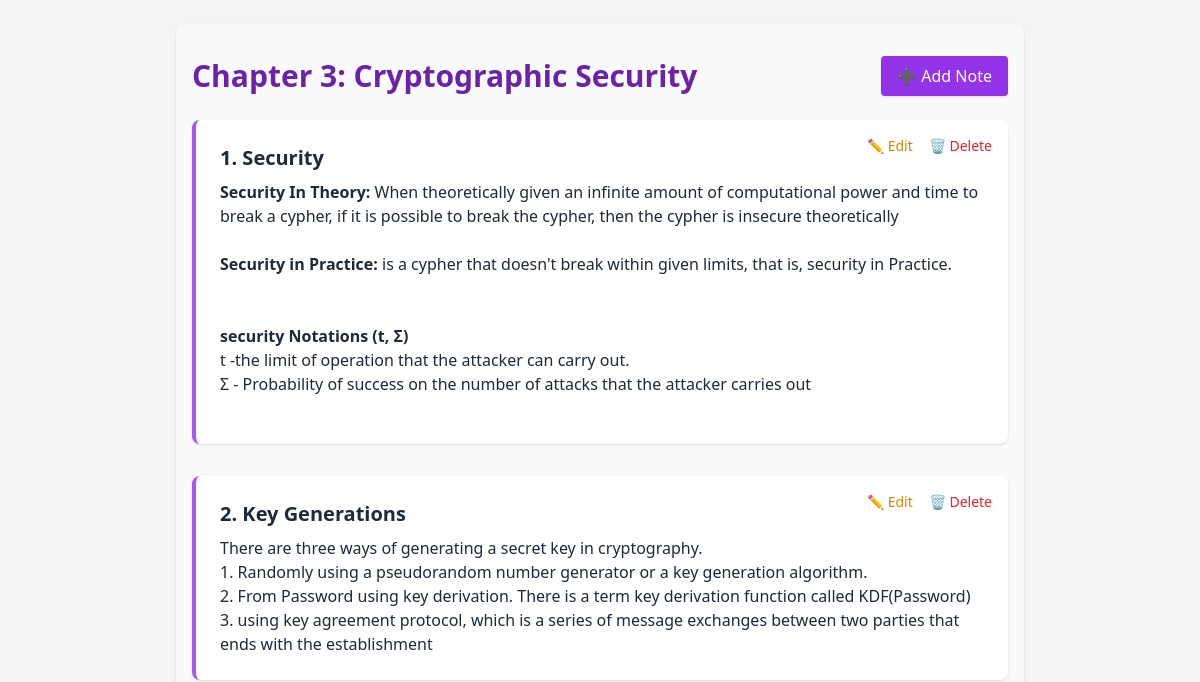
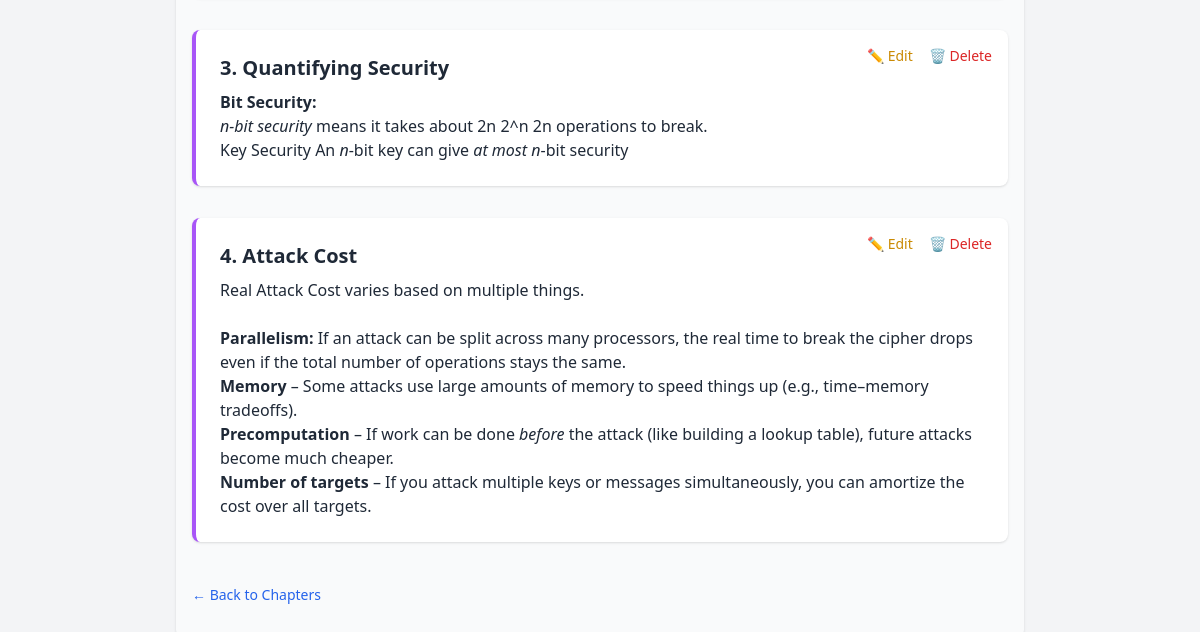
The page /chapter/3 on the database as committed earlier (2 pictures, top to bottom).
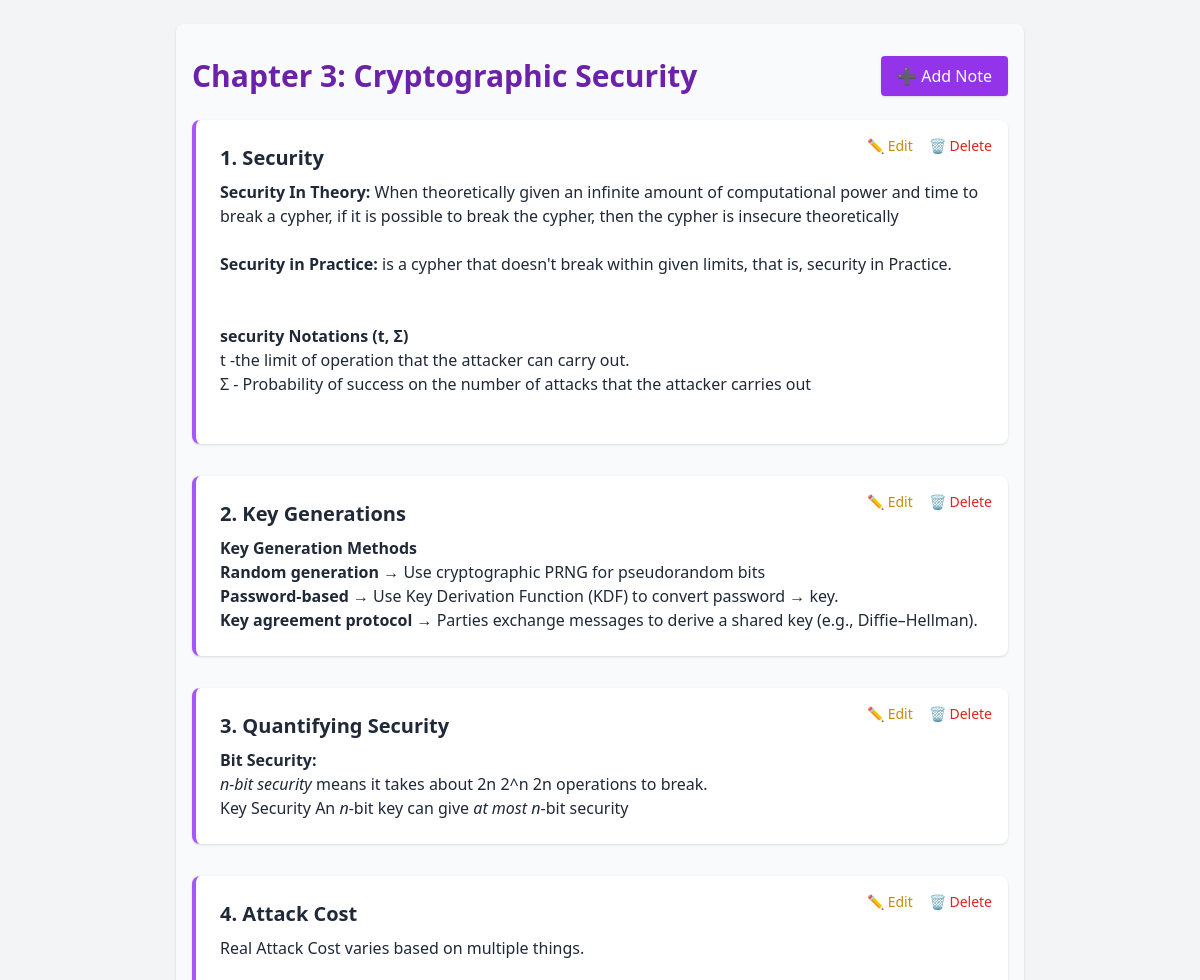
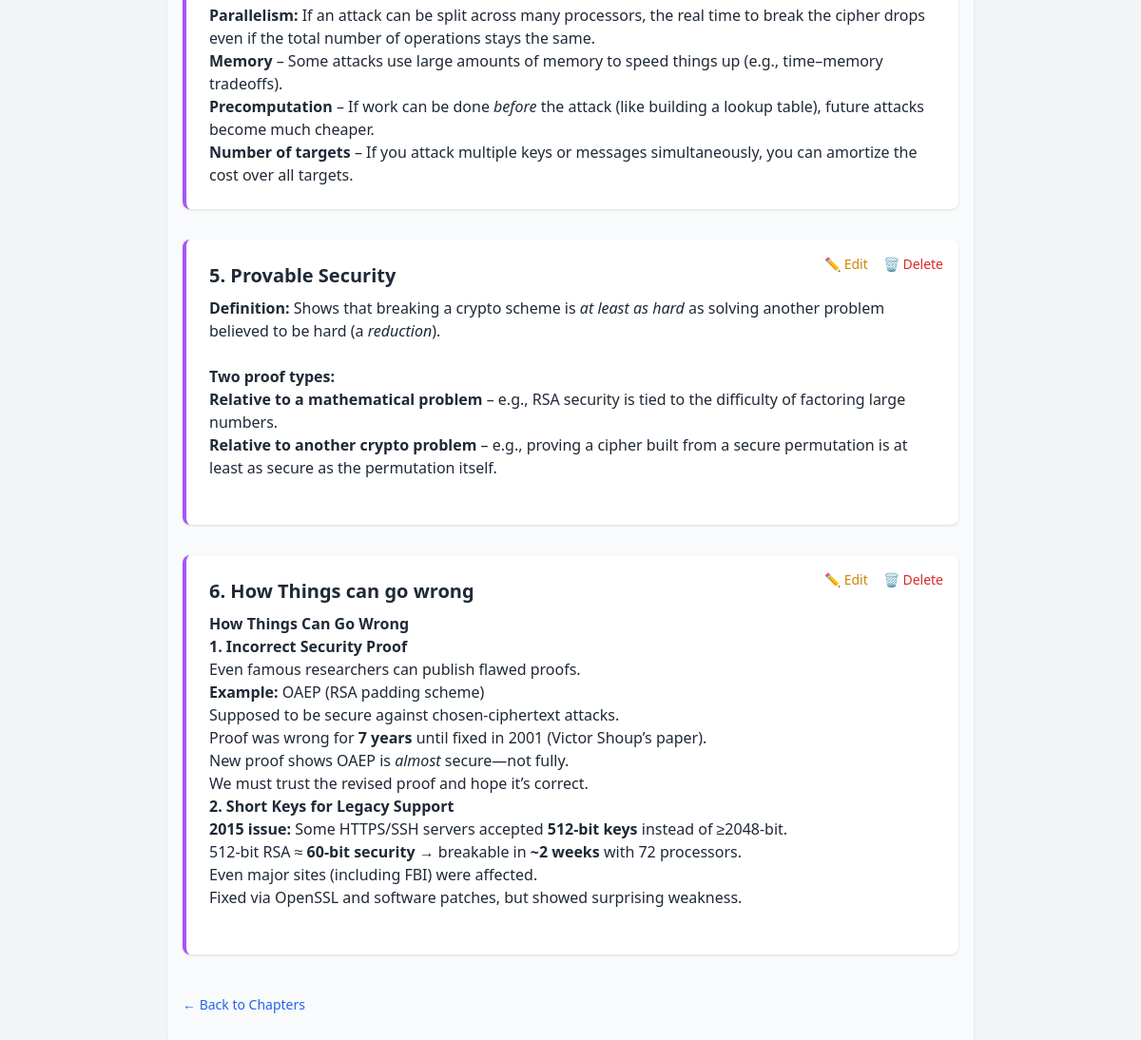
The same page on the database as committed later (2 pictures, top to bottom).
### app.py (models this page shows)
class Chapter(db.Model):
    id = db.Column(db.Integer, primary_key=True)
    title = db.Column(db.String(100), nullable=False)
    book_id = db.Column(db.Integer, db.ForeignKey('book.id'), nullable=False)
    notes = db.relationship('Note', backref='chapter', cascade="all, delete-orphan")

class Note(db.Model):
    id = db.Column(db.Integer, primary_key=True)
    title = db.Column(db.String(200), nullable=False)
    content = db.Column(db.Text, nullable=False)
    chapter_id = db.Column(db.Integer, db.ForeignKey('chapter.id'), nullable=False)

### app.py (the view)
@app.route("/chapter/<int:chapter_id>")
def notes(chapter_id):
    chapter = Chapter.query.get_or_404(chapter_id)
    return render_template("notes.html", chapter=chapter, notes=chapter.notes)

### templates/notes.html (shortened to what this page needs)
{% extends "base.html" %}
{% block content %}
<link href="https://cdn.quilljs.com/1.3.6/quill.snow.css" rel="stylesheet" />
<div class="max-w-4xl mx-auto px-4 py-8 bg-gray-50 rounded-lg shadow">
  <div class="flex justify-between items-center mb-6">
    <h1 class="text-3xl font-bold text-purple-800">{{ chapter.title }}</h1>
    <button onclick="toggleEditor()" class="bg-purple-600 text-white px-4 py-2 rounded shadow hover:bg-purple-700">
      ➕ Add Note
    </button>
  </div>
  {% if notes %}
  <div class="space-y-8">
    {% for note in notes %}
    <div class="bg-white p-6 rounded-lg shadow relative border-l-4 border-purple-500">
      <h2 class="text-xl font-semibold mb-2">{{ loop.index }}. {{ note.title }}</h2>
      <div class="prose max-w-none text-gray-800">{% autoescape false %}{{ note.content }}{% endautoescape %}</div>
      <div class="absolute top-4 right-4 flex space-x-4 text-sm">
        <a href="{{ url_for('edit_note', note_id=note.id) }}" class="text-yellow-600 hover:underline">✏️ Edit</a>
        <form action="{{ url_for('delete_note', note_id=note.id) }}" method="POST"
              onsubmit="return confirm('Are you sure you want to delete this note?');">
          <button type="submit" class="text-red-600 hover:underline">🗑️ Delete</button>
        </form>
      </div>
    </div>
    {% endfor %}
  </div>
  {% else %}
  <p class="italic text-gray-600">No notes added yet for this chapter.</p>
  {% endif %}
  <div class="mt-10">
    <a href="{{ url_for('chapters', book_id=chapter.book.id) }}"
       class="text-blue-600 hover:underline text-sm">← Back to Chapters</a>
  </div>
</div>
{% endblock %}

### templates/base.html (shortened to what this page needs)
<!DOCTYPE html>
<html lang="en">
<head>
  <script src="https://cdn.tailwindcss.com"></script>
</head>
<body class="bg-gray-100 text-gray-800">
  <div class="max-w-4xl mx-auto p-6">
    {% block content %}{% endblock %}
  </div>
</body>
</html>

Rows that differ between the two databases and show on the page:
changed Note "Key Generations": content "There are three ways of generating a secret key in cryptography. 1. Randomly using a pseudorandom number generator or a key generation algorithm. 2. From Password using key derivation. There is a term key derivation function called KDF(Password) 3. using key agreement protocol, which is a series of message exchanges between two parties that ends with the establishment" → "Key Generation Methods Random generation → Use cryptographic PRNG for pseudorandom bits Password-based → Use Key Derivation Function (KDF) to convert password → key. Key agreement protocol → Parties exchange messages to derive a shared key (e.g., Diffie–Hellman)."
added Note: title "Provable Security", content "Definition: Shows that breaking a crypto scheme is at least as hard as solving another problem believed to be hard (a reduction ). Two proof types: Relative to a mathematical problem – e.g., RSA security is tied to the difficulty of factoring large numbers. Relative to another crypto problem – e.g., proving a cipher built from a secure permutation is at least as secure as the permutation itself."
added Note: title "How Things can go wrong", content "How Things Can Go Wrong 1. Incorrect Security Proof Even famous researchers can publish flawed proofs. Example: OAEP (RSA padding scheme) Supposed to be secure against chosen-ciphertext attacks. Proof was wrong for 7 years until fixed in 2001 (Victor Shoup’s paper). New proof shows OAEP is almost secure—not fully. We must trust the revised proof and hope it’s correct. 2. Short Keys for Legacy Support 2015 issue: Some HTTPS/SSH servers accepted 512-bit keys instead of ≥2048-bit. 512-bit RSA ≈ 60-bit security → breakable in ~2 weeks with 72 processors. Even major sites (including FBI) were affected. Fixed via OpenSSL and software patches, but showed surprising weakness."
